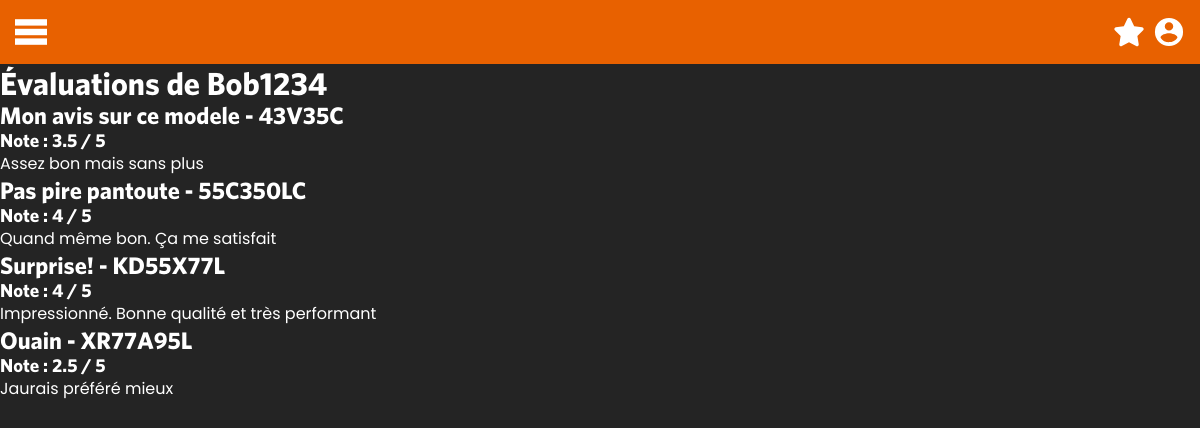
/evaluations?idUser=2 (signed in), run on the app's committed database.
### tables this page shows
CREATE TABLE utilisateur (
    id INT PRIMARY KEY AUTO_INCREMENT NOT NULL,
    pseudonyme VARCHAR(63) NOT NULL,
    mdp VARCHAR(63) NOT NULL,
    courriel VARCHAR(63) NOT NULL,
    nom VARCHAR(63) NOT NULL,
    prenom VARCHAR(63) NOT NULL,
    id_langue INT NOT NULL,
    photo TEXT
);

CREATE TABLE evaluation (
    note FLOAT NOT NULL,
    commentaire VARCHAR(255),
    id_utilisateur INT NOT NULL,
    modele_televiseur VARCHAR(63) NOT NULL,
    titre VARCHAR(127),
    PRIMARY KEY (id_utilisateur, modele_televiseur)
);

### class/UserManager.php (called while the page is built, shortened)
<?php
class UserManager {
  private $_bdd;
  public function __construct(PDO $bdd) { $this->_bdd = $bdd; }
  public function getUserById(int $idUser) {
    $query = $this->_bdd->prepare(self::SELECT_USER_BY_ID);
    $query->execute(array(':idUser' => $idUser));
    $bddResult = $query->fetch();
    if ($bddResult) {
      return new User($bddResult);
    }
    else {
      return null;
    }
  }
}
?>

### class/User.php (called while the page is built, shortened)
<?php
class User {
  private $_pseudonyme;
  public function __construct($params = array()) {
    foreach($params as $k => $v) {
       $methodName = "set_" . $k;
    }
 }
  private function set_id($_id)
  {
    return $this;
  }
  public function get_pseudonyme()
  {
    return $this->_pseudonyme;
  }
  public function set_pseudonyme($_pseudonyme)
  {
    $this->_pseudonyme = $_pseudonyme;
    return $this;
  }
  public function set_courriel($_courriel)
  {
    return $this;
  }
  public function set_mdp($_mdp)
  {
    return $this;
  }
  public function set_prenom($_prenom)
  {
    return $this;
  }
  public function set_nom($_nom)
  {
    return $this;
  }
  public function set_langue($_langue)
  {
    return $this;
  }
  public function set_photo($_photo)
  {
    return $this;
  }
}
?>

### class/EvaluationManager.php (called while the page is built, shortened)
<?php
class EvaluationManager {
  private $_bdd;
  public function __construct(PDO $bdd) { $this->_bdd = $bdd; }
  public function getUserEvaluations(int $idUser) : array {
    $evaluationsArray = array();
    $query = $this->_bdd->prepare(self::SELECT_USER_EVALUATIONS);
    $query->execute(array(':idUser' => $idUser));
    $bddResult = $query->fetchAll();
    foreach ($bddResult as $row) {
      array_push($evaluationsArray, new Evaluation($row));
    }
    return $evaluationsArray;
  }
}
?>

### class/Evaluation.php (called while the page is built, shortened)
<?php
class Evaluation {
  private $_modele_televiseur;
  private $_note;
  private $_commentaire;
  private $_titre;
  public function __construct($params = array()) {
    foreach($params as $k => $v) {
       $methodName = "set_" . $k;
    }
 }
  public function set_id_utilisateur($_id_utilisateur)
  {
    return $this;
  }
  public function get_modele_televiseur()
  {
    return $this->_modele_televiseur;
  }
  public function set_modele_televiseur($_modele_televiseur)
  {
    $this->_modele_televiseur = $_modele_televiseur;
    return $this;
  }
  public function get_note()
  {
    return $this->_note;
  }
  public function set_note($_note)
  {
    $this->_note = $_note;
    return $this;
  }
  public function get_commentaire()
  {
    return $this->_commentaire;
  }
  public function set_commentaire($_commentaire)
  {
    $this->_commentaire = $_commentaire;
    return $this;
  }
  public function get_titre()
  {
    return $this->_titre;
  }
  public function set_titre($_titre)
  {
    $this->_titre = $_titre;
    return $this;
  }
}
?>

### evaluations.php (the view)
<?php
  include_once("inc/header.php");
  $bdd = PDOFactory::getMySQLConnection();
  $evaluationManager = new EvaluationManager($bdd);
  $userManager = new UserManager($bdd);
?>
<main>
<?php
  if (isset($_REQUEST['idUser'])) {
    $userObj = $userManager->getUserById($_REQUEST['idUser']);
    if (isset($userObj)) {
      ?>
      <h1>Évaluations de <?= $userObj->get_pseudonyme(); ?></h1>
      <?php
      $evaluationArray = $evaluationManager->getUserEvaluations($_REQUEST['idUser']);
      if (count($evaluationArray) > 0) {
        foreach ($evaluationArray as $evaluationObj) {
        ?>
        <div class="evaluation">
          <h2><?= $evaluationObj->get_titre(); ?> - <?= $evaluationObj->get_modele_televiseur(); ?></h2>
          <h3>Note : <?= $evaluationObj->get_note(); ?> / 5</h3>
          <p><?= $evaluationObj->get_commentaire(); ?></p>
        </div>
        <?php
        }
      }
      else {
      ?>
      <p>Aucune évaluation associée à cet utilisateur...</p>
      <?php
      }
    }
    else {
    ?>
    <p>Erreur! Utilisateur introuvable...</p>
    <?php
    }
  }
  else {
  ?>
  <p>Erreur! Aucun utilisateur sélectionné...</p>
  <?php
  }
?>
</main>
<?php
  include_once("inc/footer.php");
?>

### css/style.css (style rules this page uses)
:root { --orange: #ff9f59; }
* { margin: 0; padding: 0; box-sizing: border-box; }
* { font-family: 'Poppins'; box-sizing: border-box; margin: 0; padding: 0; }
h1, h2, h3 { font-family: 'Whitney'; }
main { position: absolute; min-width: 100%; top: 64px; color: white; padding: 0 2%; }
body { background-color: rgb(36, 36, 36); color: white; position: relative; }
@media only screen and (min-width: 968px) { main { padding: 0; } }

### data on the page
utilisateur: pseudonyme "Bob1234"
evaluation: titre "Mon avis sur ce modele", modele_televiseur "43V35C", note "3.5", commentaire "Assez bon mais sans plus"
evaluation: titre "Pas pire pantoute", modele_televiseur "55C350LC", note "4", commentaire "Quand même bon. Ça me satisfait"
evaluation: titre "Surprise!", modele_televiseur "KD55X77L", note "4", commentaire "Impressionné. Bonne qualité et très performant"
evaluation: titre "Ouain", modele_televiseur "XR77A95L", note "2.5", commentaire "Jaurais préféré mieux"
